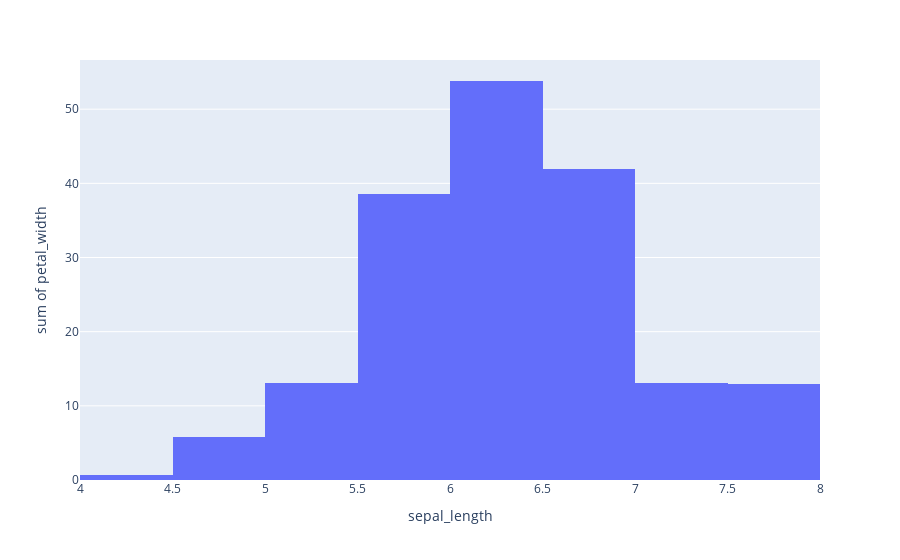

Notebook code cell kept with this figure:
### Code cell
import plotly.express as px
df = px.data.iris()
fig = px.histogram(df, x = "sepal_length" , y = "petal_width")
fig.show()

### Figure 1 — Plotly figure (JSON) as saved in the notebook; plotly's stock layout.template omitted (floating-point values rounded to 4 significant figures; data arrays with more than 128 entries replaced by an {"elided": "..."} marker saying what was removed)
{"data": [{"alignmentgroup": "True", "bingroup": "x", "histfunc": "sum", "hovertemplate": "sepal_length=%{x}<br>sum of petal_width=%{y}<extra></extra>", "legendgroup": "", "marker": {"color": "#636efa", "pattern": {"shape": ""}}, "name": "", "offsetgroup": "", "orientation": "v", "showlegend": false, "type": "histogram", "x": {"elided": "150 float values"}, "xaxis": "x", "y": {"elided": "150 float values"}, "yaxis": "y"}], "layout": {"autosize": true, "barmode": "relative", "legend": {"tracegroupgap": 0}, "margin": {"t": 60}, "xaxis": {"anchor": "y", "autorange": true, "domain": [0, 1], "range": [4, 8], "title": {"text": "sepal_length"}, "type": "linear"}, "yaxis": {"anchor": "x", "autorange": true, "domain": [0, 1], "range": [0, 56.63], "title": {"text": "sum of petal_width"}, "type": "linear"}}}
